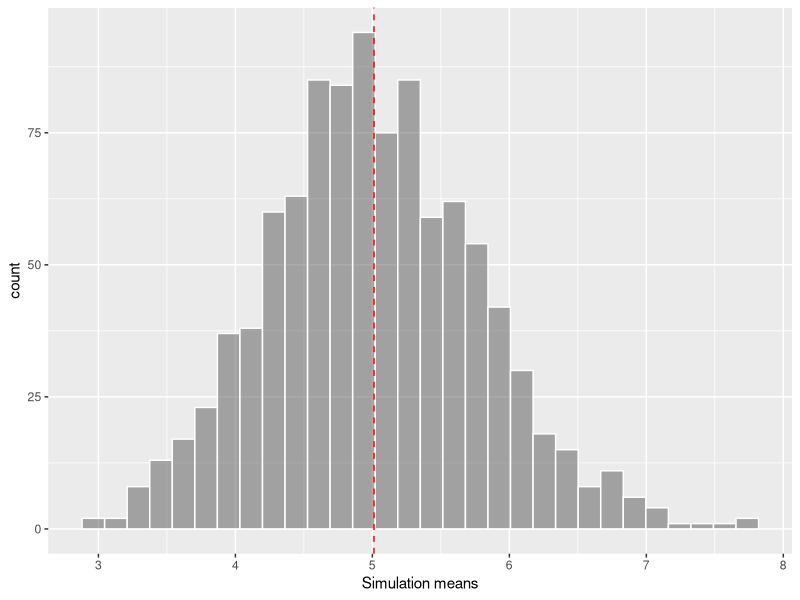

The R script that drew this image:
library(ggplot2)

set.seed(123)

n = 40
  
lambda = 0.2

simul = 1000

dist = replicate(simul, rexp(n, lambda))

distmeans = apply(dist, 2, mean)

#theoretical mean 1/0.2 = 5
#theoretical standard deviation 1/0.2 = 5

#theoretical variance 
(1/lambda)/sqrt(n)

#real mean
mean(distmeans)

pl  = ggplot() + geom_histogram(aes(x=distmeans), col='white', alpha=0.5) + 
  geom_vline(xintercept = mean(distmeans), col = 'red', linetype = "dashed") +
  xlab('Simulation means')
  
pl


